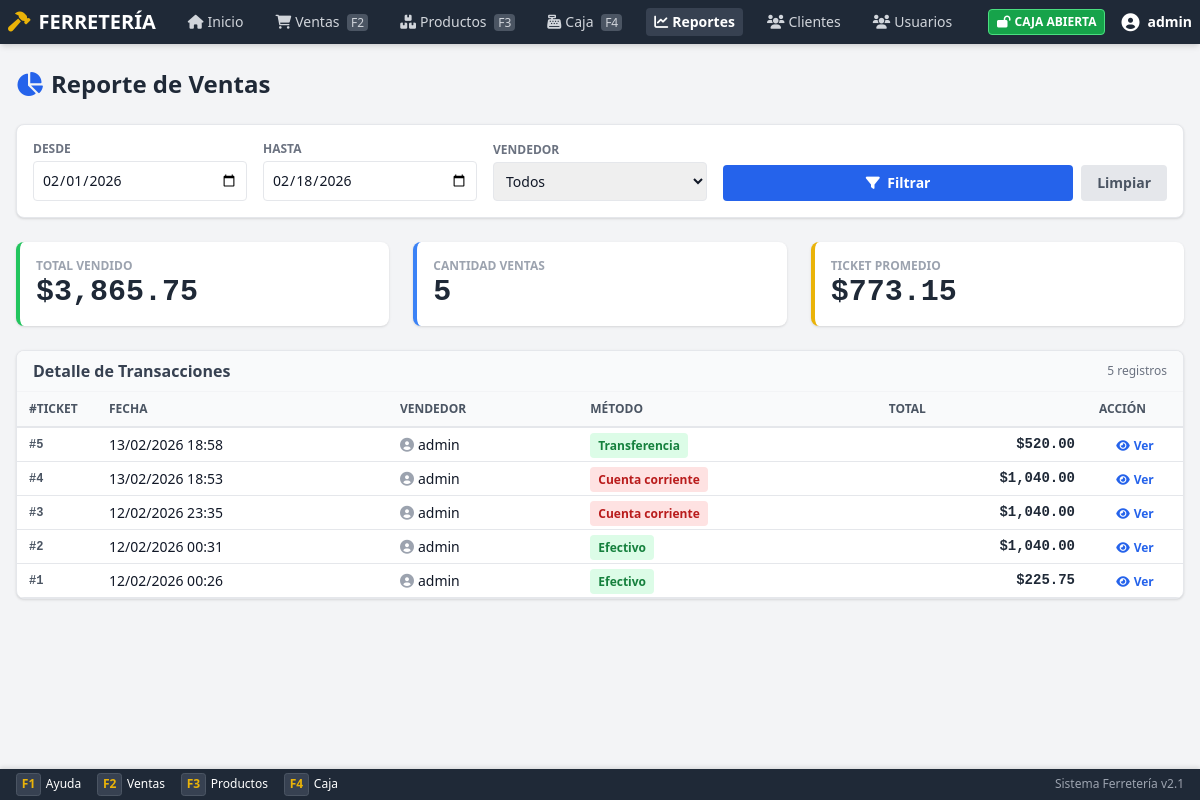
The app's page /public/reports.php (signed in) with its own data.
### tables this page shows
CREATE TABLE `ventas` (
  `id` int(11) NOT NULL,
  `usuario_id` int(11) NOT NULL,
  `cliente_id` int(11) DEFAULT NULL,
  `total` decimal(10,2) NOT NULL DEFAULT 0.00,
  `subtotal` decimal(10,2) DEFAULT 0.00,
  `descuento_porcentaje` decimal(5,2) DEFAULT 0.00,
  `descuento_monto` decimal(10,2) DEFAULT 0.00,
  `monto_pagado` decimal(10,2) DEFAULT 0.00,
  `cambio` decimal(10,2) DEFAULT 0.00,
  `metodo_pago` enum('efectivo','tarjeta_debito','tarjeta_credito','transferencia','cuenta_corriente','otro') DEFAULT 'efectivo',
  `metodo_pago_secundario` varchar(50) DEFAULT NULL,
  `monto_pago_secundario` decimal(10,2) DEFAULT 0.00,
  `estado` enum('completada','pendiente','cancelada') DEFAULT 'completada',
  `notas` text DEFAULT NULL,
  `fecha` timestamp NOT NULL DEFAULT current_timestamp(),
  `created_at` timestamp NOT NULL DEFAULT current_timestamp(),
  `updated_at` timestamp NOT NULL DEFAULT current_timestamp() ON UPDATE current_timestamp()
);

CREATE TABLE `usuarios` (
  `id` int(11) NOT NULL,
  `username` varchar(50) NOT NULL,
  `password` varchar(255) NOT NULL,
  `nombre` varchar(100) NOT NULL,
  `email` varchar(100) DEFAULT NULL,
  `rol` enum('admin','vendedor','cajero') NOT NULL DEFAULT 'vendedor',
  `role_id` int(11) DEFAULT NULL,
  `activo` tinyint(1) DEFAULT 1,
  `is_active` tinyint(1) DEFAULT 1,
  `last_login` timestamp NULL DEFAULT NULL,
  `failed_attempts` int(11) DEFAULT 0,
  `last_failed_login` timestamp NULL DEFAULT NULL,
  `created_at` timestamp NOT NULL DEFAULT current_timestamp(),
  `updated_at` timestamp NOT NULL DEFAULT current_timestamp() ON UPDATE current_timestamp()
);

### app/Core/Database.php (called while the page is built, shortened)
<?php
class Database
{
    private static $instance = null;
    private $pdo;
    private function __construct()
    {
        try {
            $dsn = sprintf(
                "mysql:host=%s;dbname=%s;charset=%s",
                DB_HOST,
                DB_NAME,
                DB_CHARSET
            );
            $options = [
                PDO::ATTR_ERRMODE => PDO::ERRMODE_EXCEPTION,
                PDO::ATTR_DEFAULT_FETCH_MODE => PDO::FETCH_ASSOC,
                PDO::ATTR_EMULATE_PREPARES => false,
                PDO::MYSQL_ATTR_INIT_COMMAND => "SET NAMES " . DB_CHARSET
            ];
            $this->pdo = new PDO($dsn, DB_USER, DB_PASS, $options);
        } catch (PDOException $e) {
            Logger::error('Database connection failed', [
                'error' => $e->getMessage()
            ]);
            die('Error de conexión a la base de datos. Por favor contacte al administrador.');
        }
    }
    public static function getInstance()
    {
        if (self::$instance === null) {
            self::$instance = new self();
        }
        return self::$instance;
    }
    public function query($sql, $params = [])
    {
        try {
            $stmt = $this->pdo->prepare($sql);
            $stmt->execute($params);
            return $stmt;
        } catch (PDOException $e) {
            Logger::error('Database query failed', [
                'sql' => $sql,
                'error' => $e->getMessage()
            ]);
            throw $e;
        }
    }
    public function fetchAll($sql, $params = [])
    {
        $stmt = $this->query($sql, $params);
        return $stmt->fetchAll();
    }
}

### public/reports.php (the view, shortened to what this page needs)
<?php
$db = Database::getInstance();
$fecha_inicio = $_GET['fecha_inicio'] ?? date('Y-m-01');
$fecha_fin = $_GET['fecha_fin'] ?? date('Y-m-d');
$sql = "SELECT v.*, u.username as vendedor
        FROM ventas v
        LEFT JOIN usuarios u ON v.usuario_id = u.id
        WHERE DATE(v.fecha) BETWEEN ? AND ?";
$params = [$fecha_inicio, $fecha_fin];
$sql .= " ORDER BY v.fecha DESC";
$ventas = $db->fetchAll($sql, $params);
$total_ventas = 0;
foreach ($ventas as $v) $total_ventas += $v['total'];
?>
<!DOCTYPE html>
<html lang="es">
<head>
    <script src="assets/js/tailwindcss.js"></script>
    <link href="assets/css/fontawesome.min.css" rel="stylesheet">
</head>
<body class="bg-gray-100 flex flex-col min-h-screen pb-10">
    <?php include __DIR__ . '/../includes/nav.php'; ?>
    <div class="max-w-7xl mx-auto px-4 py-6 w-full flex-1">
        <div class="flex justify-between items-center mb-6">
            <h1 class="text-2xl font-bold text-gray-800"><i class="fas fa-chart-pie mr-2 text-blue-600"></i>Reporte de Ventas</h1>
        </div>
        <div class="bg-white rounded-lg shadow p-4 mb-6 border border-gray-200">
            <form class="grid grid-cols-1 md:grid-cols-5 gap-4 items-end">
                <div>
                    <label class="block text-xs font-bold text-gray-500 uppercase mb-1">Desde</label>
                    <input type="date" name="fecha_inicio" value="<?php echo $fecha_inicio; ?>" class="w-full border p-2 rounded text-sm">
                </div>
                <div>
                    <label class="block text-xs font-bold text-gray-500 uppercase mb-1">Hasta</label>
                    <input type="date" name="fecha_fin" value="<?php echo $fecha_fin; ?>" class="w-full border p-2 rounded text-sm">
                </div>
                <div>
                    <label class="block text-xs font-bold text-gray-500 uppercase mb-1">Vendedor</label>
                    <select name="usuario_id" class="w-full border p-2 rounded text-sm">
                        <option value="">Todos</option>
                    </select>
                </div>
                <div class="md:col-span-2 flex gap-2">
                    <button type="submit" class="bg-blue-600 text-white px-4 py-2 rounded text-sm font-bold hover:bg-blue-700 w-full">
                        <i class="fas fa-filter mr-1"></i> Filtrar
                    </button>
                     <a href="reports.php" class="bg-gray-200 text-gray-600 px-4 py-2 rounded text-sm font-bold hover:bg-gray-300 text-center">
                        Limpiar
                    </a>
                </div>
            </form>
        </div>
        <div class="grid grid-cols-1 md:grid-cols-3 gap-6 mb-6">
            <div class="bg-white p-4 rounded-lg shadow border-l-4 border-green-500">
                <p class="text-xs font-bold text-gray-400 uppercase">Total Vendido</p>
                <p class="text-3xl font-bold text-gray-800 font-mono-num">$<?php echo number_format($total_ventas, 2); ?></p>
            </div>
            <div class="bg-white p-4 rounded-lg shadow border-l-4 border-blue-500">
                <p class="text-xs font-bold text-gray-400 uppercase">Cantidad Ventas</p>
                <p class="text-3xl font-bold text-gray-800 font-mono-num"><?php echo count($ventas); ?></p>
            </div>
             <div class="bg-white p-4 rounded-lg shadow border-l-4 border-yellow-500">
                <p class="text-xs font-bold text-gray-400 uppercase">Ticket Promedio</p>
                <p class="text-3xl font-bold text-gray-800 font-mono-num">
                    $<?php echo count($ventas) > 0 ? number_format($total_ventas / count($ventas), 2) : '0.00'; ?>
                </p>
            </div>
        </div>
        <div class="bg-white rounded-lg shadow border border-gray-200 overflow-hidden">
            <div class="bg-gray-50 px-4 py-2 border-b border-gray-100 flex justify-between items-center">
                <h3 class="font-bold text-gray-700">Detalle de Transacciones</h3>
                <span class="text-xs text-gray-500"><?php echo count($ventas); ?> registros</span>
            </div>
            <div class="overflow-x-auto">
                <table class="dense-table">
                    <thead>
                        <tr>
                            <th class="w-20">#Ticket</th>
                            <th>Fecha</th>
                            <th>Vendedor</th>
                            <th>Método</th>
                            <th class="text-right">Total</th>
                            <th class="text-center w-24">Acción</th>
                        </tr>
                    </thead>
                    <tbody>
                        <?php foreach ($ventas as $v): ?>
                            <tr class="hover:bg-gray-50 transition">
                                <td class="font-mono-num text-xs font-bold text-gray-600">#<?php echo $v['id']; ?></td>
                                <td class="text-sm"><?php echo date('d/m/Y H:i', strtotime($v['fecha'])); ?></td>
                                <td class="text-sm"><i class="fas fa-user-circle mr-1 text-gray-400"></i><?php echo htmlspecialchars($v['vendedor']); ?></td>
                                <td class="text-sm">
                                    <span class="px-2 py-1 rounded text-xs font-bold <?php echo $v['metodo_pago'] == 'cuenta_corriente' ? 'bg-red-100 text-red-700' : 'bg-green-100 text-green-700'; ?>">
                                        <?php echo ucfirst(str_replace('_', ' ', $v['metodo_pago'])); ?>
                                    </span>
                                </td>
                                <td class="text-right font-mono-num font-bold text-gray-800">$<?php echo number_format($v['total'], 2); ?></td>
                                <td class="text-center">
                                    <button onclick="viewTicket(<?php echo $v['id']; ?>)" class="text-blue-600 hover:text-blue-800 text-xs font-bold">
                                        <i class="fas fa-eye mr-1"></i>Ver
                                    </button>
                                </td>
                            </tr>
                        <?php endforeach; ?>
                    </tbody>
                </table>
            </div>
        </div>
    </div>
</body>
</html>

### public/assets/css/styles.css (style rules this page uses)
:root { --primary-color: #4f46e5; --secondary-color: #1f2937; --accent-color: #eab308; --bg-color: #f3f4f6; --text-color: #111827; }
body { background-color: var(--bg-color); color: var(--text-color); font-family: ui-sans-serif, system-ui, -apple-system, BlinkMacSystemFont, "Segoe UI", Roboto, "Helvetica Neue", Arial, sans-serif; }
.dense-table { width: 100%; border-collapse: collapse; font-size: 0.875rem; }
.dense-table th { background-color: #f9fafb; color: #4b5563; font-weight: 600; text-transform: uppercase; font-size: 0.75rem; padding: 0.5rem 0.75rem; border-bottom: 2px solid #e5e7eb; text-align: left; }
.dense-table td { padding: 0.375rem 0.75rem; border-bottom: 1px solid #e5e7eb; white-space: nowrap; }
.font-mono-num { font-family: ui-monospace, SFMono-Regular, Menlo, Monaco, Consolas, "Liberation Mono", "Courier New", monospace; font-variant-numeric: tabular-nums; }

### records on screen
ventas: id "5", fecha "13/02/2026 18:58", usuario.username "admin", metodo_pago "Transferencia", total "520.00"
ventas: id "4", fecha "13/02/2026 18:53", usuario.username "admin", metodo_pago "Cuenta corriente", total "1,040.00"
ventas: id "3", fecha "12/02/2026 23:35", usuario.username "admin", metodo_pago "Cuenta corriente", total "1,040.00"
ventas: id "2", fecha "12/02/2026 00:31", usuario.username "admin", metodo_pago "Efectivo", total "1,040.00"
ventas: id "1", fecha "12/02/2026 00:26", usuario.username "admin", metodo_pago "Efectivo", total "225.75"

### other values on screen
$_SESSION['username'] "admin"
$total_ventas "3,865.75"
count($ventas) "5"
$total_ventas / count($ventas) "773.15"
